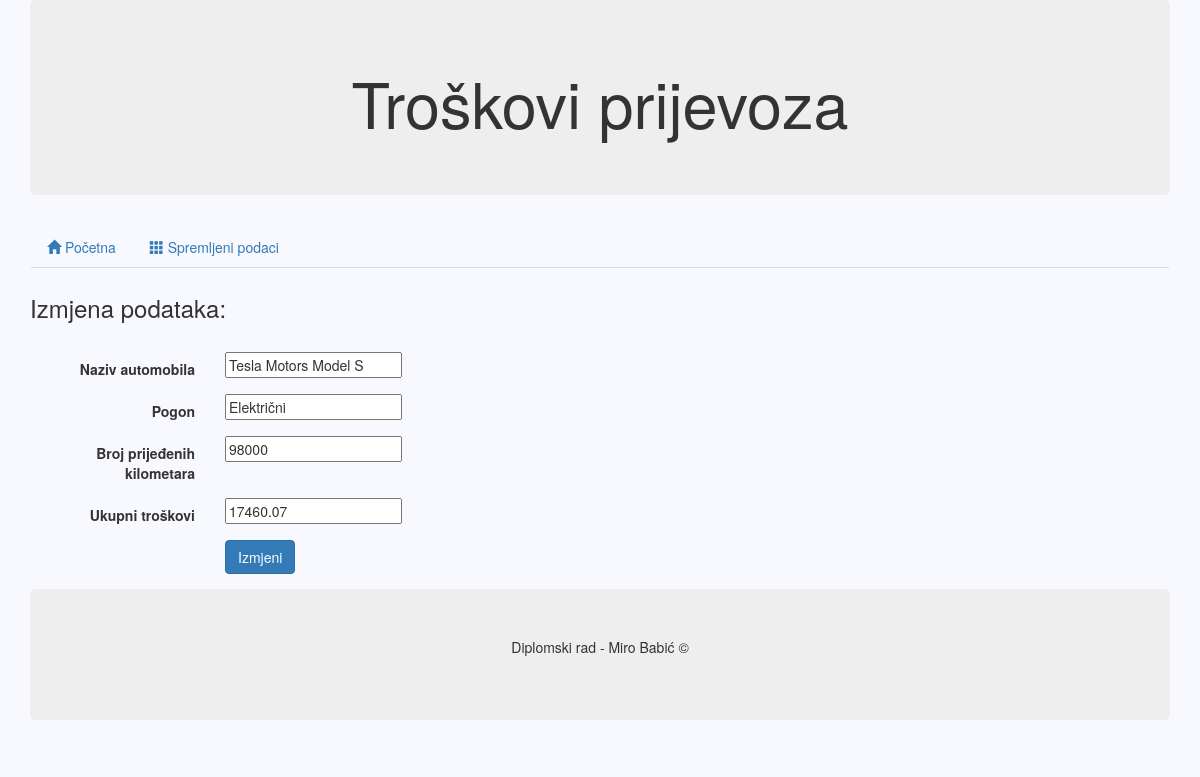
The app's page /Update.php?id=26&o=upd with its own data.
### tables this page shows
CREATE TABLE IF NOT EXISTS `autosave` (
`id` int(11) NOT NULL,
  `Automobil` varchar(255) NOT NULL,
  `Pogon` varchar(55) NOT NULL,
  `Broj_kmh` int(7) NOT NULL,
  `Ukupni_troskovi` float(8,2) NOT NULL
);

### App/DB_Conn.php (called while the page is built)
<?php
class DB_Conn {
    private static $host = "127.0.0.1";
    private static $db_name = "auto_baza";
    private static $username = "root";
    private static $password = "miro4471";
    private static $conn;
    static public function getConnection(){
        try{
            self::$conn = new PDO("mysql:host=" . self::$host . ";dbname=" . self::$db_name.';charset=UTF8', self::$username, self::$password);
        }catch(PDOException $exception){
            echo "Connection error: " . $exception->getMessage();
        }
        return self::$conn;
    }
}

### App/Controller.php (called while the page is built, shortened)
<?php
include 'Model.php';
class Controller {
    public  $model;
    public  $id;
    public function __construct() {
        $this->model = new Model();
    }
    public function setToUpdate() {
        $this->model->id = $this->id;
        $this->model->getInfoById();
        $this->ime = $this->model->ime;
        $this->pogon = $this->model->pogon;
        $this->kmh = $this->model->kmh;
        $this->cost = $this->model->cost;
    }
}

### App/Model.php (called while the page is built, shortened)
<?php
include 'DB_Conn.php';
class Model {
    protected $_db;
    public $id;
    public function __construct() {
        $this->_db = DB_Conn::getConnection();
    }
    public function getInfoById() {
        $query = "SELECT Automobil, Pogon, Broj_kmh, Ukupni_troskovi FROM autosave WHERE id = ?";
        $stmt = $this->_db->prepare($query);
        $stmt->bindParam(1, $this->id);
        $stmt->execute();
        $row = $stmt->fetch(PDO::FETCH_ASSOC);
        extract($row);
        $this->ime = $Automobil;
        $this->pogon = $Pogon;
        $this->kmh = $Broj_kmh;
        $this->cost = $Ukupni_troskovi;
    }
}

### Update.php (the view)
<?php
include 'App/Controller.php';
include 'header.php';
$id = $_GET['id'];
$conn = new Controller();
$conn->id = $id;
$conn->SetToUpdate();
?>
<h3>Izmjena podataka:</h3>
<br />
<form name="update_forma" action="View.php?id=<?php echo $id; ?>&m=edit" method="post" class="form-horizontal">
    <div class="form-group">
        <label for="auto" class="col-sm-2 control-label">Naziv automobila</label>
        <div class="col-sm-5">
            <input type="text" id="auto" name="naziv_auto" value="<?php echo $conn->ime; ?>">
        </div>
    </div>
    <div class="form-group">
        <label for="teh" class="col-sm-2 control-label">Pogon</label>
        <div class="col-sm-5">
             <input type="text" id="teh" name="pogon_auto" value="<?php echo $conn->pogon; ?>">
        </div>
    </div>
    <div class="form-group">
        <label for="kilo" class="col-sm-2 control-label">Broj prijeđenih kilometara</label>
        <div class="col-sm-5">
            <input type="text" id="kilo" name="kilometri_auto" value="<?php echo $conn->kmh; ?>">
        </div>
    </div>
    <div class="form-group">
         <label for="trosak" class="col-sm-2 control-label">Ukupni troškovi</label>
        <div class="col-sm-5">
            <input type="text" id="trosak" name="troskovi_auto" value="<?php echo $conn->cost; ?>">
        </div>
    </div>
    <div class="form-group">
        <div class="col-sm-offset-2 col-sm-10">
            <input type="submit" value="Izmjeni" class="btn btn-primary">
        </div>
    </div>
</form>
<?php
include 'footer.php';

### CSS/CSS.css (style rules this page uses)
body { background: ghostwhite; }

### records on screen
autosave: naziv_auto "Tesla Motors Model S", pogon_auto "Električni", kilometri_auto "98000", troskovi_auto "17460.07"
